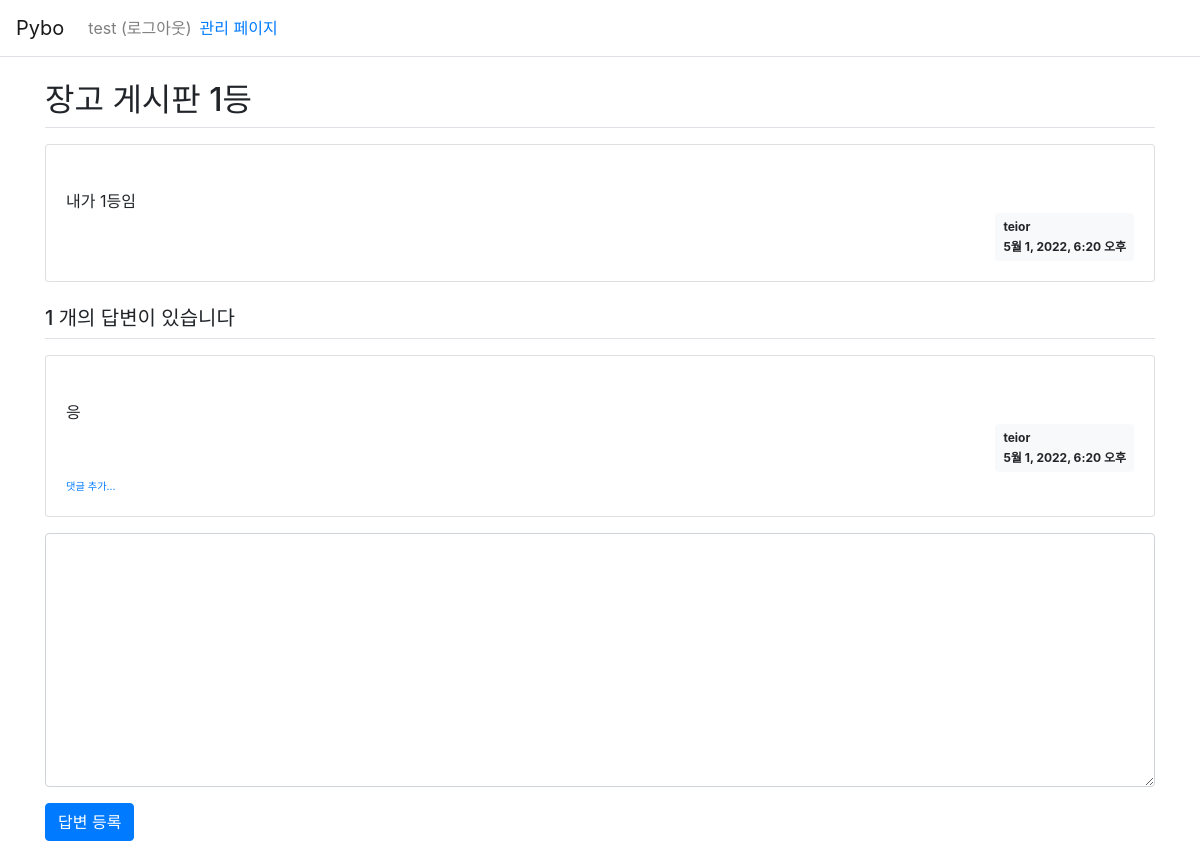
Screenshot of /pybo/307/ (signed in) with the database file from the repository.
### pybo/models.py (models this page shows, shortened)
class Question(models.Model):
    author = models.ForeignKey(User, on_delete=models.CASCADE)   # 계정 삭제시 데이터 전부 삭제
    subject = models.CharField(max_length=200)
    modify_date = models.DateTimeField(null=True, blank=True)     # 수정 일시
    content = models.TextField()
    create_date = models.DateTimeField()

class Answer(models.Model):
    author = models.ForeignKey(User, on_delete=models.CASCADE)
    question = models.ForeignKey(Question, on_delete=models.CASCADE)  # 질문 삭제시 해당 데이터 전부 삭제
    modify_date = models.DateTimeField(null=True, blank=True)          # 수정 일시
    content = models.TextField()
    create_date = models.DateTimeField()

### pybo/views.py (the view)
# urls.py: path('<int:question_id>/', views.detail, name='detail'),
def detail(request, question_id):
    question = get_object_or_404(Question, pk=question_id)
    context = {'question': question}
    return render(request, 'pybo/question_detail.html', context)

### templates/pybo/question_detail.html (shortened to what this page needs)
{% extends 'base.html' %}
{% block content %}
<div class="container my-3">
   <h2 class="border-bottom py-2">{{ question.subject }}</h2>
    <div class="card my-3">
        <div class="card-body">
            <div class="card-text" style="white-space: pre-line">
                {{ question.content }}
            </div>
            <div class="d-flex justify-content-end">
                <div class="badge badge-light p-2 text-left">
                      <div class="mb-2">{{ question.author.username }}</div>
                    <div>{{ question.create_date }}</div>
                </div>
            </div>
        </div>
    </div>
    <h5 class="border-bottom my-3 py-2">
        {{question.answer_set.count}} 개의 답변이 있습니다
    </h5>
    {% for answer in question.answer_set.all %}
    <div class="card my-3">
        <div class="card-body">
            <div class="card-text" style="white-space: pre-line;">
                {{ answer.content }}
            </div>
            <div class="d-flex justify-content-end">
                <div class="badge badge-light p-2 text-left">
                    <div class="mb-2">{{ question.author.username }}</div>
                    <div>{{ answer.create_date }}</div>
                </div>
            </div>
            <div>
                <a href="{% url 'pybo:comment_create_question' question.id %}" class="small"><small>댓글 추가...</small></a>
            </div>
        </div>
    </div>
    {% endfor %}
<form action="{% url 'pybo:answer_create' question.id %}" method="post" class="my-3">
        <div class="form-group">
            <textarea name="content" id="content"
                      class="form-control" rows="10"></textarea>
        </div>
        <input type="submit" value="답변 등록" class="btn btn-primary">
</form>
</div>
{% endblock %}

### templates/navbar.html (shortened to what this page needs)
<nav class="navbar navbar-expand-lg navbar-light ba-light border-bottom">
    <a class="navbar-brand" href="{% url 'pybo:index' %}">Pybo</a>
    <div class="collapse navbar-collapse flex-grow-0" id="navbarNav">
        <ul class="navbar-nav">
            <li class="nav-item">
                {% if user.is_authenticated %}
                <a class="nav-link" href="{% url 'common:logout' %}">
                    {{ user.username }} (로그아웃)
                </a>
                {% else %}
                <a class="nav-link" href="{% url 'common:login' %}">로그인</a>
                {% endif %}
            </li>
        </ul>
        <a href="http://127.0.0.1:8000/admin/">관리 페이지</a>
    </div>
</nav>

### rows the page displays
Question: subject "장고 게시판 1등", content "내가 1등임", author.username "teior", create_date "5월 1, 2022, 6:20 오후", answer_set.count "1"
Answer: content "응", create_date "5월 1, 2022, 6:20 오후"

### other values shown
{{ user.username }} "test"
